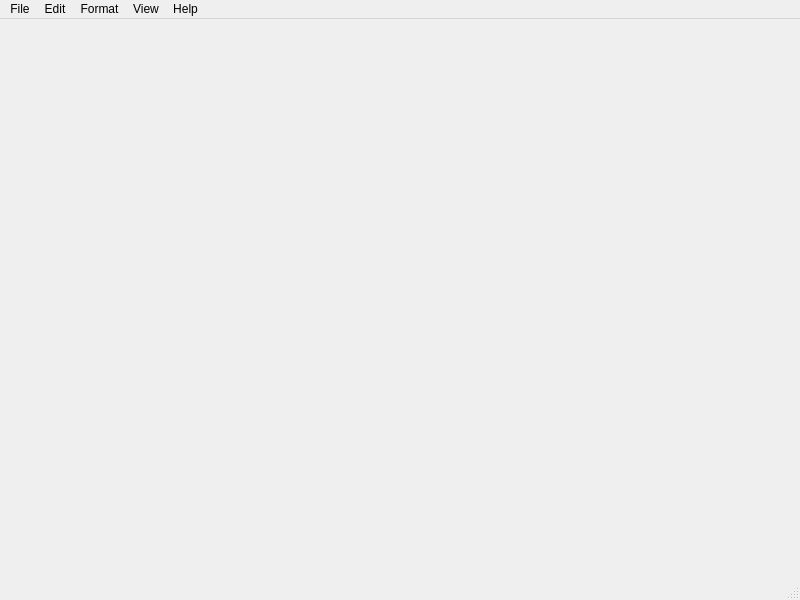
<?xml version="1.0" encoding="UTF-8"?>
<ui version="4.0">
 <class>MainWindow</class>
 <widget class="QMainWindow" name="MainWindow">
  <property name="geometry">
   <rect>
    <x>0</x>
    <y>0</y>
    <width>800</width>
    <height>600</height>
   </rect>
  </property>
  <property name="windowTitle">
   <string>MainWindow</string>
  </property>
  <widget class="QWidget" name="centralwidget"/>
  <widget class="QMenuBar" name="menubar">
   <property name="geometry">
    <rect>
     <x>0</x>
     <y>0</y>
     <width>800</width>
     <height>28</height>
    </rect>
   </property>
   <widget class="QMenu" name="menuFile">
    <property name="title">
     <string>File</string>
    </property>
    <addaction name="actionNew"/>
    <addaction name="actionNew_Window"/>
    <addaction name="actionOpen"/>
    <addaction name="actionSave"/>
    <addaction name="actionSave_As"/>
    <addaction name="separator"/>
    <addaction name="actionPage_Setup"/>
    <addaction name="actionPrint"/>
    <addaction name="separator"/>
    <addaction name="actionExit"/>
   </widget>
   <widget class="QMenu" name="menuEdit">
    <property name="title">
     <string>Edit</string>
    </property>
    <addaction name="actionUndo"/>
    <addaction name="separator"/>
    <addaction name="actionCut"/>
    <addaction name="actionCopy"/>
    <addaction name="actionPaste"/>
    <addaction name="actionDelete"/>
    <addaction name="separator"/>
    <addaction name="actionSearch_with"/>
    <addaction name="actionFind"/>
    <addaction name="actionFind_Next"/>
    <addaction name="actionFind_Previous"/>
    <addaction name="actionReplace"/>
    <addaction name="actionGo_To"/>
    <addaction name="separator"/>
    <addaction name="actionSelect_All"/>
    <addaction name="actionTime_Date"/>
   </widget>
   <widget class="QMenu" name="menuFormat">
    <property name="title">
     <string>Format</string>
    </property>
    <addaction name="actionWord_Wrap"/>
    <addaction name="actionFont"/>
   </widget>
   <widget class="QMenu" name="menuView">
    <property name="title">
     <string>View</string>
    </property>
    <widget class="QMenu" name="menuZoom">
     <property name="title">
      <string>Zoom</string>
     </property>
     <addaction name="actionZoom_In"/>
     <addaction name="actionZoom_Out"/>
     <addaction name="actionRestore_Default_Zoom"/>
    </widget>
    <addaction name="menuZoom"/>
    <addaction name="actionStatus_Bar"/>
   </widget>
   <widget class="QMenu" name="menuHelp">
    <property name="title">
     <string>Help</string>
    </property>
    <addaction name="actionView_Help"/>
    <addaction name="actionSend_Feedback"/>
    <addaction name="separator"/>
    <addaction name="actionAbout_Notepad"/>
   </widget>
   <addaction name="menuFile"/>
   <addaction name="menuEdit"/>
   <addaction name="menuFormat"/>
   <addaction name="menuView"/>
   <addaction name="menuHelp"/>
  </widget>
  <widget class="QStatusBar" name="statusbar"/>
  <action name="actionNew">
   <property name="text">
    <string>New</string>
   </property>
  </action>
  <action name="actionNew_Window">
   <property name="text">
    <string>New Window</string>
   </property>
  </action>
  <action name="actionOpen">
   <property name="text">
    <string>Open</string>
   </property>
  </action>
  <action name="actionSave">
   <property name="text">
    <string>Save</string>
   </property>
  </action>
  <action name="actionSave_As">
   <property name="text">
    <string>Save As</string>
   </property>
  </action>
  <action name="actionPage_Setup">
   <property name="text">
    <string>Page Setup</string>
   </property>
  </action>
  <action name="actionPrint">
   <property name="text">
    <string>Print</string>
   </property>
  </action>
  <action name="actionExit">
   <property name="text">
    <string>Exit</string>
   </property>
  </action>
  <action name="actionUndo">
   <property name="text">
    <string>Undo</string>
   </property>
  </action>
  <action name="actionCut">
   <property name="text">
    <string>Cut</string>
   </property>
  </action>
  <action name="actionCopy">
   <property name="text">
    <string>Copy</string>
   </property>
  </action>
  <action name="actionPaste">
   <property name="text">
    <string>Paste</string>
   </property>
  </action>
  <action name="actionDelete">
   <property name="text">
    <string>Delete</string>
   </property>
  </action>
  <action name="actionSearch_with">
   <property name="text">
    <string>Search with browser</string>
   </property>
  </action>
  <action name="actionFind">
   <property name="text">
    <string>Find</string>
   </property>
  </action>
  <action name="actionFind_Next">
   <property name="text">
    <string>Find Next</string>
   </property>
  </action>
  <action name="actionFind_Previous">
   <property name="text">
    <string>Find Previous</string>
   </property>
  </action>
  <action name="actionReplace">
   <property name="text">
    <string>Replace</string>
   </property>
  </action>
  <action name="actionGo_To">
   <property name="text">
    <string>Go To</string>
   </property>
  </action>
  <action name="actionSelect_All">
   <property name="text">
    <string>Select All</string>
   </property>
  </action>
  <action name="actionTime_Date">
   <property name="text">
    <string>Time/Date</string>
   </property>
  </action>
  <action name="actionWord_Wrap">
   <property name="text">
    <string>Word Wrap</string>
   </property>
  </action>
  <action name="actionFont">
   <property name="text">
    <string>Font</string>
   </property>
  </action>
  <action name="actionStatus_Bar">
   <property name="text">
    <string>Status Bar</string>
   </property>
  </action>
  <action name="actionZoom_In">
   <property name="text">
    <string>Zoom In</string>
   </property>
  </action>
  <action name="actionZoom_Out">
   <property name="text">
    <string>Zoom Out</string>
   </property>
  </action>
  <action name="actionRestore_Default_Zoom">
   <property name="text">
    <string>Restore Default Zoom</string>
   </property>
  </action>
  <action name="actionView_Help">
   <property name="text">
    <string>View Help</string>
   </property>
  </action>
  <action name="actionSend_Feedback">
   <property name="text">
    <string>Send Feedback</string>
   </property>
  </action>
  <action name="actionAbout_Notepad">
   <property name="text">
    <string>About Notepad</string>
   </property>
  </action>
 </widget>
 <resources/>
 <connections/>
</ui>
